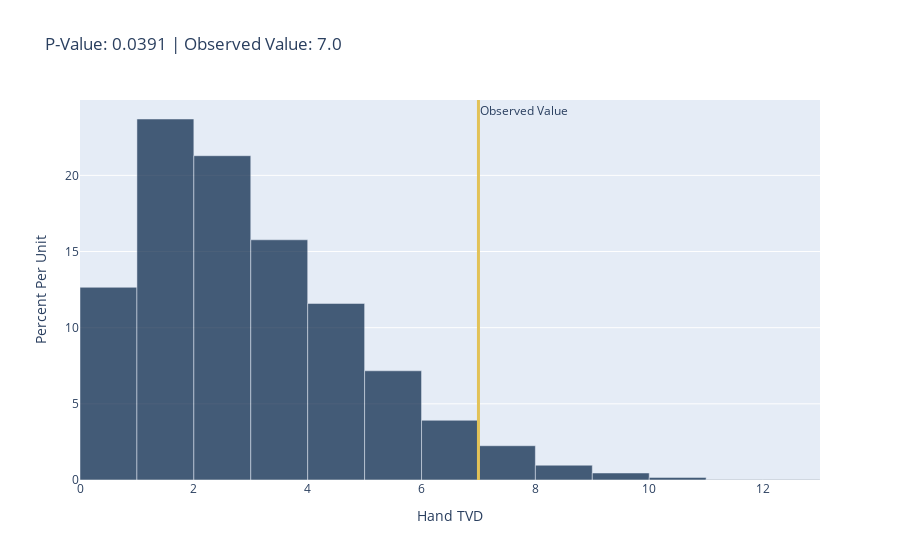

Here is the notebook cell this chart was saved with:
### Markdown cell above
Now, lets compute the p-value of the data! We can do this using the following formula: 

$$\frac{\text{number of simulations more extreme than observed value}}{\text{number of simulations}}$$

We'll compute our p-value below (in the first line), and plot a histogram showing it!

### Code cell
p_value = sum(results >= observed)/len(results)
fig = hands.ihist("Hand TVD", bins = bin_range, show = False, 
                  title = f"P-Value: {p_value} | Observed Value: {observed}")
fig = add_observed(fig, observed)
fig

### Figure 1 — Plotly figure (JSON) as saved in the notebook; plotly's stock layout.template omitted (floating-point values rounded to 4 significant figures)
{"data": [{"customdata": ["(0.0, 1.0)", "(1.0, 2.0)", "(2.0, 3.0)", "(3.0, 4.0)", "(4.0, 5.0)", "(5.0, 6.0)", "(6.0, 7.0)", "(7.0, 8.0)", "(8.0, 9.0)", "(9.0, 10.0)", "(10.0, 11.0)", "(11.0, 12.0)", "(12.0, 13.0)"], "hovertemplate": "Bin Endpoints: %{customdata}<br>Bar Height: %{y}", "marker": {"color": "rgb(0,30,66)"}, "name": "Hand TVD", "opacity": 0.7, "type": "bar", "width": [1, 1, 1, 1, 1, 1, 1, 1, 1, 1, 1, 1, 1], "x": [0.5, 1.5, 2.5, 3.5, 4.5, 5.5, 6.5, 7.5, 8.5, 9.5, 10.5, 11.5, 12.5], "y": [12.65, 23.7, 21.29, 15.77, 11.59, 7.17, 3.92, 2.25, 0.97, 0.46, 0.17, 0.03, 0.03]}], "layout": {"annotations": [{"showarrow": false, "text": "Observed Value", "x": 7, "xanchor": "left", "xref": "x", "y": 1, "yanchor": "top", "yref": "y domain"}], "barmode": "overlay", "shapes": [{"line": {"color": "#E2C258", "dash": "solid", "width": 3}, "type": "line", "x0": 7, "x1": 7, "xref": "x", "y0": 0, "y1": 1, "yref": "y domain"}], "title": {"text": "P-Value: 0.0391 | Observed Value: 7.0"}, "xaxis": {"title": {"text": "Hand TVD "}}, "yaxis": {"automargin": true, "title": {"text": "Percent Per Unit"}}}}
